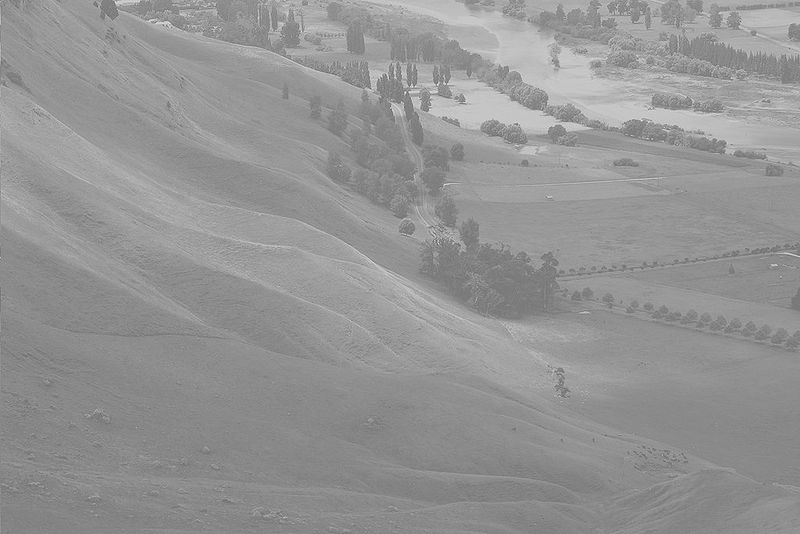
#> input picture gry.jpg, 800 x 534 px
$ python histogram.py
#> lines starting #> are read from the running program, lines starting #| are printed output that depends on the picture
import cv2
import matplotlib.pyplot as pyplot


def calHistogram(img):
	if len(img.shape) != 2:
		print("wrong image size")
		return None
	histogram = {}
	for i in range(img.shape[0]):
		for j in range(img.shape[1]):
			if histogram.get(img[i][j]) is None:
				histogram[img[i][j]] = 0
			histogram[img[i][j]] += 1
	# print(max(histogram.values()))
	m=max(histogram.values())
	for key in histogram:
		# histogram[key] /= m
		histogram[key] /= img.shape[1]*img.shape[0]
	return histogram


def drawHistoGram(histogram):
	pyplot.figure()
	pyplot.axis([0,256, 0,max(histogram.values())])
	# pyplot.axis([0, 256, 0, 1])
	pyplot.grid(True)
	keys = histogram.keys()
	values = histogram.values()
	pyplot.bar(tuple(keys), tuple(values))
	pyplot.show()


img = cv2.imread("./gry.jpg", 0)
#> img is the input picture: shape (534, 800); min 86, max 246, mean 148
cv2.imshow("img",img)
cv2.waitKey(0)
histogram = calHistogram(img)
#> histogram = 143 items
drawHistoGram(histogram)
#> in drawHistoGram, `pyplot.show()`:
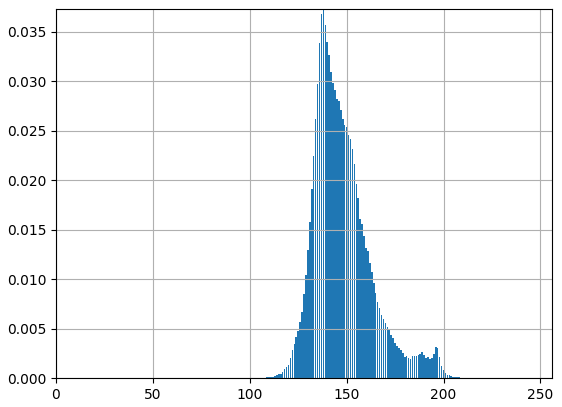
#> figure drawn by matplotlib, 1 panel; tallest bar 0.0373 high, from x = 137.6 to 138.4
